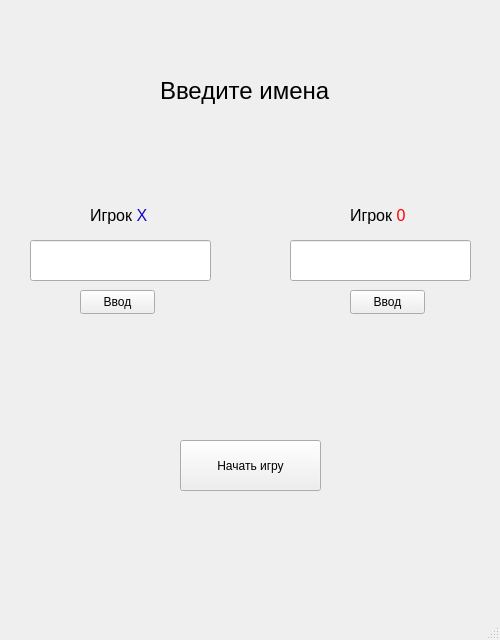
<?xml version="1.0" encoding="UTF-8"?>
<ui version="4.0">
 <class>SetNameWindow</class>
 <widget class="QMainWindow" name="SetNameWindow">
  <property name="geometry">
   <rect>
    <x>0</x>
    <y>0</y>
    <width>500</width>
    <height>640</height>
   </rect>
  </property>
  <property name="windowTitle">
   <string>Крестики-нолики</string>
  </property>
  <widget class="QWidget" name="centralwidget">
   <widget class="QLabel" name="label">
    <property name="geometry">
     <rect>
      <x>150</x>
      <y>80</y>
      <width>49</width>
      <height>16</height>
     </rect>
    </property>
    <property name="text">
     <string/>
    </property>
   </widget>
   <widget class="QLabel" name="label_2">
    <property name="geometry">
     <rect>
      <x>160</x>
      <y>60</y>
      <width>171</width>
      <height>61</height>
     </rect>
    </property>
    <property name="font">
     <font>
      <pointsize>18</pointsize>
     </font>
    </property>
    <property name="text">
     <string>Введите имена</string>
    </property>
   </widget>
   <widget class="QPushButton" name="startButton">
    <property name="geometry">
     <rect>
      <x>180</x>
      <y>440</y>
      <width>141</width>
      <height>51</height>
     </rect>
    </property>
    <property name="text">
     <string>Начать игру</string>
    </property>
   </widget>
   <widget class="QLabel" name="label_3">
    <property name="geometry">
     <rect>
      <x>90</x>
      <y>200</y>
      <width>61</width>
      <height>31</height>
     </rect>
    </property>
    <property name="font">
     <font>
      <pointsize>12</pointsize>
     </font>
    </property>
    <property name="text">
     <string>&lt;html&gt;&lt;head/&gt;&lt;body&gt;&lt;p&gt;Игрок &lt;span style=&quot; color:#1508c8;&quot;&gt;X&lt;/span&gt;&lt;/p&gt;&lt;/body&gt;&lt;/html&gt;</string>
    </property>
   </widget>
   <widget class="QLabel" name="label_4">
    <property name="geometry">
     <rect>
      <x>350</x>
      <y>200</y>
      <width>61</width>
      <height>31</height>
     </rect>
    </property>
    <property name="font">
     <font>
      <pointsize>12</pointsize>
     </font>
    </property>
    <property name="text">
     <string>&lt;html&gt;&lt;head/&gt;&lt;body&gt;&lt;p&gt;Игрок &lt;span style=&quot; color:#ff0000;&quot;&gt;0&lt;/span&gt;&lt;/p&gt;&lt;/body&gt;&lt;/html&gt;</string>
    </property>
   </widget>
   <widget class="QLineEdit" name="lineX">
    <property name="geometry">
     <rect>
      <x>30</x>
      <y>240</y>
      <width>181</width>
      <height>41</height>
     </rect>
    </property>
    <property name="maxLength">
     <number>30</number>
    </property>
    <property name="alignment">
     <set>Qt::AlignCenter</set>
    </property>
   </widget>
   <widget class="QLineEdit" name="line0">
    <property name="geometry">
     <rect>
      <x>290</x>
      <y>240</y>
      <width>181</width>
      <height>41</height>
     </rect>
    </property>
    <property name="maxLength">
     <number>30</number>
    </property>
    <property name="alignment">
     <set>Qt::AlignCenter</set>
    </property>
   </widget>
   <widget class="QPushButton" name="enterPlayerX">
    <property name="geometry">
     <rect>
      <x>80</x>
      <y>290</y>
      <width>75</width>
      <height>24</height>
     </rect>
    </property>
    <property name="text">
     <string>Ввод</string>
    </property>
   </widget>
   <widget class="QPushButton" name="enterPlayer0">
    <property name="geometry">
     <rect>
      <x>350</x>
      <y>290</y>
      <width>75</width>
      <height>24</height>
     </rect>
    </property>
    <property name="text">
     <string>Ввод</string>
    </property>
   </widget>
  </widget>
  <widget class="QMenuBar" name="menubar">
   <property name="geometry">
    <rect>
     <x>0</x>
     <y>0</y>
     <width>500</width>
     <height>22</height>
    </rect>
   </property>
  </widget>
  <widget class="QStatusBar" name="statusbar"/>
 </widget>
 <resources/>
 <connections/>
</ui>
